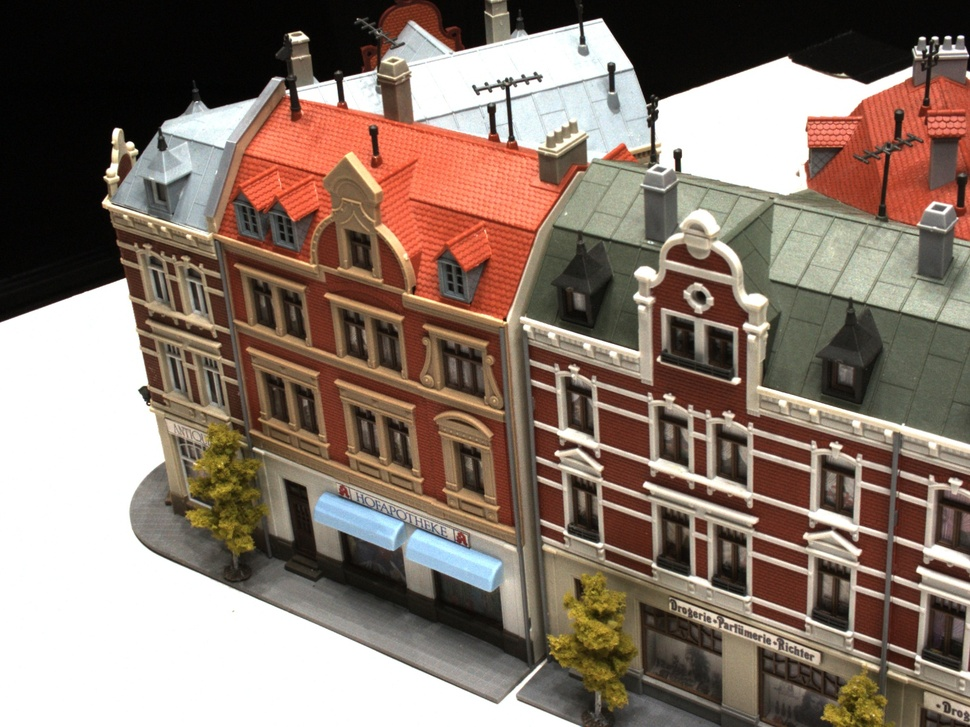
#> input picture pics/building1.jpg, 970 x 727 px, shrunk from 1600 x 1200 before the run
$ python two_view_matching.py
#> lines starting #> are read from the running program, lines starting #| are printed output that depends on the picture
import numpy as np
import cv2
import matplotlib.pyplot as plt
from tqdm import tqdm
from scipy.spatial.distance import cdist

def read_and_show(img_path1, img_path2, show=False):

#> called with img_path1 = './pics/building1.jpg', img_path2 = './pics/building2.jpg', show = False
    image1 = cv2.imread(img_path1)
#> image1 is the input picture: shape (727, 970, 3); mean B, G, R 107.7, 119.2, 136.5
    image2 = cv2.imread(img_path2)
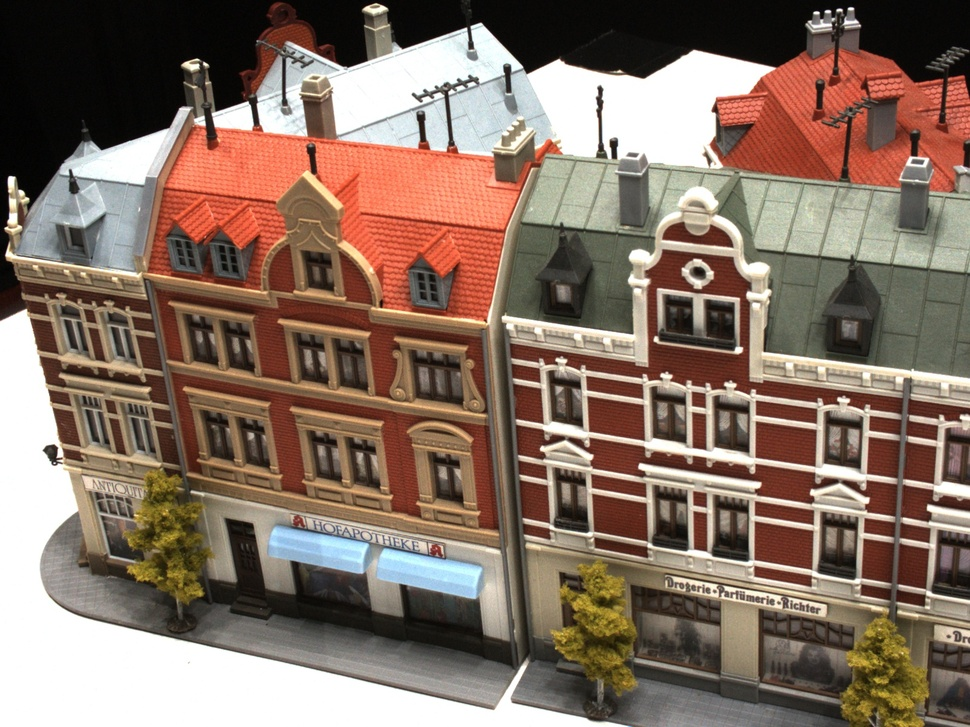
#> input picture pics/building2.jpg, 970 x 727 px, shrunk from 1600 x 1200 before the run
#> image2 is the input picture: shape (727, 970, 3); mean B, G, R 100.3, 113.7, 134.5
    image1 = cv2.cvtColor(image1, cv2.COLOR_BGR2GRAY)
#> image1: shape (727, 970)
    image2 = cv2.cvtColor(image2, cv2.COLOR_BGR2GRAY)
#> image2: shape (727, 970)
    print("两张图片的shape分别为：", image1.shape, " ", image2.shape, "\n")
#| 两张图片的shape分别为： (727, 970)   (727, 970)
    if show:
        figure, ax = plt.subplots(1, 2, figsize=(16, 8))
        ax[0].imshow(image1, cmap='gray')
        ax[1].imshow(image2, cmap='gray')
        plt.show()
        plt.clf()

    return (image1, image2)

def harris_conner(img, len_window, threshold):

#> called with len_window = 3, threshold = 10000000
    print("正在检测角点...\n")
    corners = []
    I_y, I_x = np.gradient(img)
    I_xx = np.power(I_x, 2)
    I_yy = np.power(I_y, 2)
    I_xy = np.multiply(I_x, I_y)
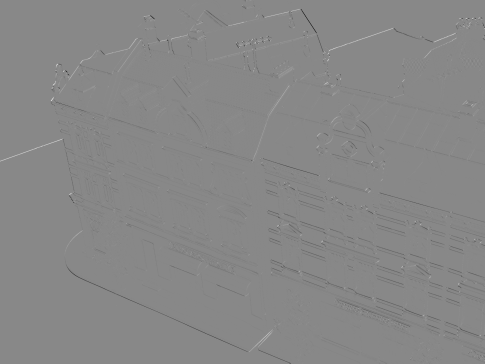
#> I_xy: shape (727, 970) float64 (shown at 1/2 size); min -11716, max 10221.2, mean -45.8; drawn with min black and max white
    bias = len_window//2

    for i in range(bias, img.shape[0]-bias):
        for j in range(bias, img.shape[1]-bias):
            lambda_1 = I_xx[i-bias : i+bias+1, j-bias : j+bias+1].sum()
            lambda_2 = I_yy[i-bias : i+bias+1, j-bias : j+bias+1].sum()
            lambda_3 = I_xy[i-bias : i+bias+1, j-bias : j+bias+1].sum()

            R = np.multiply(lambda_1, lambda_2) - 0.05 * np.power(lambda_1+lambda_2, 2) - np.power(lambda_3, 2)

            if R > threshold:
                corners.append([j, i])
#> after the loop, corners = 8884 pairs, first value 101 to 968, second value 1 to 723

    print("角点检测完毕\n")
    return corners

def show_corners(corners, img_name, show=False):

    img = cv2.imread("./pics/" + img_name + "1.jpg")
    img = cv2.cvtColor(img, cv2.COLOR_BGR2GRAY)

    for point in corners:
        cv2.circle(img, point, 5, (0, 255, 255), -1)
    plt.imshow(cv2.cvtColor(img, cv2.COLOR_GRAY2RGB))
    plt.savefig("./res/" + img_name + "_corners.png", dpi=300)
    if show:
        plt.show()
    plt.clf()


def feature_extraction(img1, img2):

    sift = cv2.SIFT_create()
    keypoints1, descriptors1 = sift.detectAndCompute(img1, None)
    keypoints2, descriptors2 = sift.detectAndCompute(img2, None)

    image_with_keypoints1 = cv2.drawKeypoints(img1, keypoints1, outImage=None)
    image_with_keypoints2 = cv2.drawKeypoints(img2, keypoints2, outImage=None)

    return (keypoints1, descriptors1), (keypoints2, descriptors2)


def brute_force_match(descriptors1, descriptors2, threshold=0.75):

    matches = []
    distance_matrix = cdist(descriptors1, descriptors2, "euclidean")
    # min_distance = np.min(distance_matrix, axis=1)
    sorted_distance_index = np.argsort(distance_matrix, axis=1)
    for i in range(len(sorted_distance_index)):
        best_match = distance_matrix[i][sorted_distance_index[i][0]]
        second_best_match = distance_matrix[i][sorted_distance_index[i][1]]
        if best_match < threshold * second_best_match:
            matches.append((i, sorted_distance_index[i][0]))
    print(np.array(matches).shape)

    return matches

def show_matching(matches, img_path1, img_path2, keypoints1, keypoints2, img_name):

    img1 = cv2.imread(img_path1)
    img2 = cv2.imread(img_path2)

    hstack_image = np.hstack((img1, img2))

    matched_points1 = np.array([keypoints1[i].pt for i, _ in matches[:200]])
    matched_points2 = np.array([keypoints2[j].pt for _, j in matches[:200]])
    matched_points2 += (img1.shape[1], 0)

    for pt1, pt2 in zip(matched_points1, matched_points2):
        pt1 = tuple(map(int, pt1))
        pt2 = tuple(map(int, pt2))
        cv2.line(hstack_image, pt1, pt2, (128, 0, 0))

    plt.imshow(cv2.cvtColor(hstack_image, cv2.COLOR_BGR2RGB))

    plt.savefig("./res/" + img_name + "_matching.png", dpi=300)
    plt.clf()
    # plt.show()


def cal_fundamental_mtx(pts1, pts2, method):
    if method == "FM_LMEDS":
        F, mask = cv2.findFundamentalMat(pts1, pts2, cv2.FM_LMEDS)
    elif method == "FM_8POINT":
        F, mask = cv2.findFundamentalMat(pts1, pts2, cv2.FM_8POINT)

    elif method == "8POINT":

        # 自己实现的normalized 8 POINT
        mean_pts1 = np.mean(pts1, axis=0)
        mean_pts2 = np.mean(pts2, axis=0)
        scale_pts1 = pts1 - mean_pts1
        scale_pts2 = pts2 - mean_pts2

        s_1 = 0
        s_2 = 0
        length = len(pts1)
        for i in range(length):
            s_1 += np.sqrt(scale_pts1[i,0]**2 + scale_pts1[i,1]**2)
            s_2 += np.sqrt(scale_pts1[i,0]**2 + scale_pts2[i,1]**2)

        s_1 = 1 / (len(pts1)*np.sqrt(2)) * s_1
        s_2 = 1 / (len(pts1)*np.sqrt(2)) * s_2

        for i in range(length):
            scale_pts1[i,:] = 1/s_1*scale_pts1[i,:]
            scale_pts2[i,:] = 1/s_1*scale_pts2[i,:]

        # T_1和T_1用于规范化F
        T_1 = np.array([
            [1/s_1, 0, 1/s_1*(-mean_pts1[0])],
            [0, 1/s_1, 1/s_1*(-mean_pts1[1])],
            [0,0,1]
        ])
        T_2 = np.array([
            [1/s_2, 0, 1/s_2*(-mean_pts2[0])],
            [0, 1/s_2, 1/s_2*(-mean_pts2[1])],
            [0,0,1]
        ])

        A = []
        for i in range(length):
            x1, y1 = scale_pts1[i]
            x2, y2 = scale_pts2[i]
            # A.append([x1 * x2, x1 * y2, x1, y1 * x2, y1 * y2, y1, x2, y2, 1])
            A.append([x1 * x2, y1 * x2, x2, x1 * y2, y1 * y2, y2, x1, y1, 1])
        A = np.array(A)

        U, S, Vt = np.linalg.svd(A)
        # F是A^TA中最小特征值对应的元素，Vt的行向量是A^TA的特征向量
        F = Vt[-1].reshape(3, 3)
        U, S, Vt = np.linalg.svd(F)
        # 使F的秩为2，将最小奇异值设置为0
        S[-1] = 0
        F = U @ np.diag(S) @ Vt
        # 规范化F
        F = np.transpose(T_2) @ F @ T_1
        # 标准化基础矩阵
        # F /= F[2, 2]
        mask = "nil"
    else:
        print("invalid method!")
        assert(0)

    print("基础矩阵为", F, "\n")
    return F, mask

# 计算极线
def compute_epilines(F, points):

        # 构造齐次坐标，将每个点扩展为 [x, y, 1]
        points_homogeneous = np.hstack((points, np.ones((points.shape[0], 1))))

        # 计算极线
        epilines = np.dot(F, points_homogeneous.T)

        # 规范化极线
        norm = np.sqrt(epilines[0] ** 2 + epilines[1] ** 2)
        epilines /= norm

        return epilines.T

def show_epipolar_lines(img1, img2, lines, pts1, pts2):

    r, c = img1.shape
    img1 = cv2.cvtColor(img1, cv2.COLOR_GRAY2BGR)
    img2 = cv2.cvtColor(img2, cv2.COLOR_GRAY2BGR)

    for r, pt1, pt2 in zip(lines, pts1, pts2):

        color = tuple(np.random.randint(0, 255, 3).tolist())

        x0, y0 = map(int, [0, -r[2] / r[1] ])
        x1, y1 = map(int, [c, -(r[2] + r[0] * c) / r[1] ])

        img1 = cv2.line(img1, (x0, y0), (x1, y1), color, 1)
        img1 = cv2.circle(img1, tuple(pt1), 5, color, -1)
        img2 = cv2.circle(img2, tuple(pt2), 5, color, -1)
    return img1, img2


if __name__ == "__main__":

    img_name = "building"
    img_path1 = "./pics/" + img_name + "1.jpg"
    img_path2 = "./pics/" + img_name + "2.jpg"
    method = "FM_LMEDS" # 计算fundamental matrix的方法

    (image1, image2) = read_and_show(img_path1, img_path2, show=False)

    corners = harris_conner(image1, len_window=3, threshold=10000000)
    show_corners(corners, img_name, show=False)
#> the loop in show_corners, `for point in corners:` made 8884 passes
#> point on passes 1 to 3: [491, 1], [492, 1], [491, 2]
#> after the loop in show_corners, `for point in corners:`:
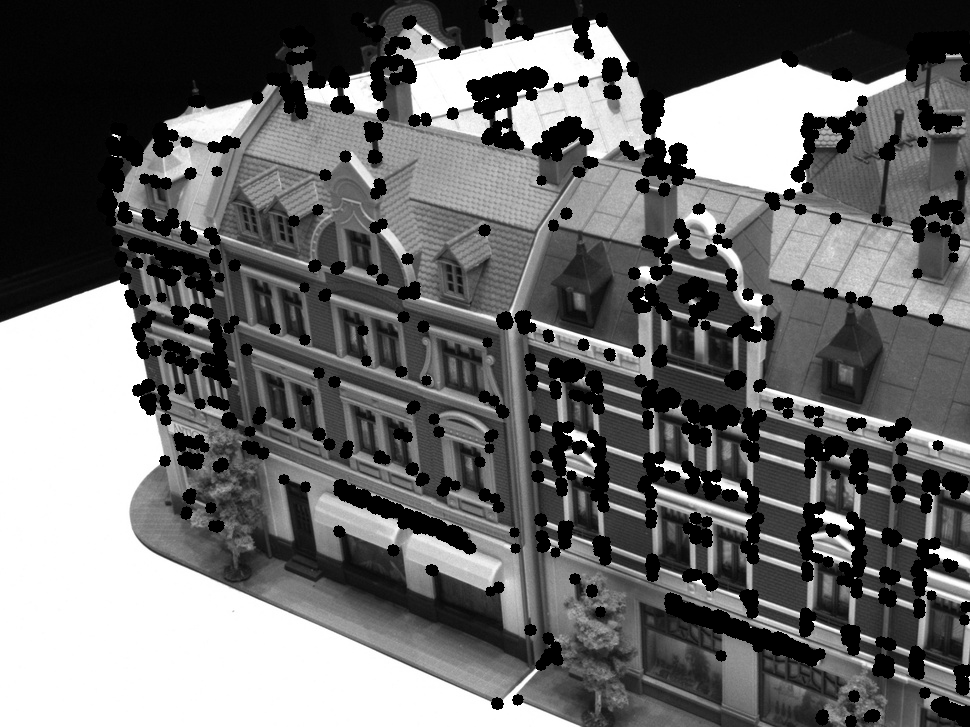
#> img: shape (727, 970); min 0, max 255, mean 106

    print("开始进行特征提取...\n")
    (keypoints1, descriptors1), (keypoints2, descriptors2) = feature_extraction(image1, image2)
#> in feature_extraction, `keypoints1, descriptors1 = sift.detectAndCompute(img1, None)`: keypoints1 = 4982 keypoints; strongest (x, y, size): (935, 38, 3.5), (677, 155, 6.6), (116, 133, 7.1), (948, 38, 3.5)
#> in feature_extraction, `keypoints2, descriptors2 = sift.detectAndCompute(img2, None)`: keypoints2 = 5906 keypoints; strongest (x, y, size): (11, 181, 6.4), (839, 10, 3.2), (816, 13, 3.3), (614, 144, 6.1)
    print("特征提取完成\n")

    print("开始进行特征匹配...\n")
    matches = brute_force_match(descriptors1, descriptors2, threshold=0.75)
#> in brute_force_match, `sorted_distance_index = np.argsort(distance_matrix, axis=1)`:
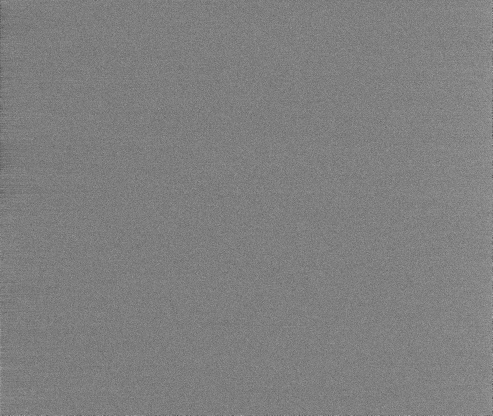
#> sorted_distance_index: shape (4982, 5906) int64 (shown at 1/12 size); min 0, max 5905, mean 2952.5; drawn with min black and max white
#> the loop in brute_force_match, `for i in range(len(sorted_distance_index)):` made 4982 passes
#> (best_match, second_best_match) on passes 1 to 3: (266.7, 284.9), (187.6, 188.4), (143.6, 258.9)
#> after the loop in brute_force_match, `for i in range(len(sorted_distance_index)):`: matches = 1180 pairs, first value 2 to 4974, second value 1 to 5887
#| (1180, 2)
    print("特征匹配完成\n")

    show_matching(matches, img_path1, img_path2, keypoints1, keypoints2, img_name=img_name)
#> in show_matching, `matched_points1 = np.array([keypoints1[i].pt for i, _ in matches[:200]])`: matched_points1 = 200 pairs, first value 104.6 to 259, second value 91.88 to 584.3
#> in show_matching, `matched_points2 = np.array([keypoints2[j].pt for _, j in matches[:200]])`: matched_points2 = 200 pairs, first value 5.92 to 647.8, second value 123.3 to 660.3
#> in show_matching, `matched_points2 += (img1.shape[1], 0)`: matched_points2 = 200 pairs, first value 975.9 to 1617.8, second value 123.3 to 660.3
#> the loop in show_matching, `for pt1, pt2 in zip(matched_points1, matched_points2):` made 200 passes
#> (pt1, pt2) on passes 1 to 3: ((104, 173), (975, 224)), ((104, 177), (976, 228)), ((104, 177), (976, 228))
#> after the loop in show_matching, `for pt1, pt2 in zip(matched_points1, matched_points2):`:
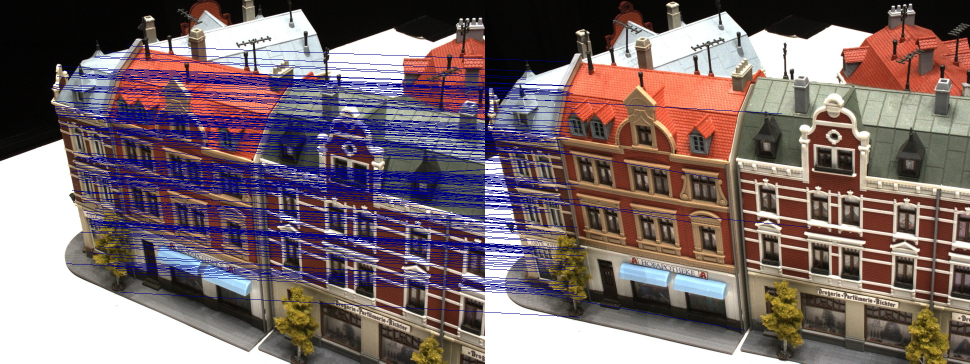
#> hstack_image: shape (727, 1940, 3) (shown at 1/2 size); mean B, G, R 107.4, 105.6, 122

    matched_pts1 = np.int32([keypoints1[i].pt for i, _ in matches])
#> matched_pts1 = 1180 pairs, first value 104 to 965, second value 17 to 721
    matched_pts2 = np.int32([keypoints2[j].pt for _, j in matches])
#> matched_pts2 = 1180 pairs, first value 5 to 964, second value 9 to 705

    # 根据匹配结果计算fundamental matrix
    print("开始进行fundamental matrix和epipolar lines的计算...\n")
    F, mask = cal_fundamental_mtx(matched_pts1, matched_pts2, method)
#> in cal_fundamental_mtx, `F, mask = cv2.findFundamentalMat(pts1, pts2, cv2.FM_LMEDS)`: F = [[-3.16e-06, 2.26e-05, -0.00613], [-3.14e-05, 1.76e-06, -0.0312], [0.0058, 0.0352, 1]]; mask = 1180 values, max 1 at index 0, min 0 at index 14, mean 0.742
#| 基础矩阵为 [[-3.15710861e-06  2.25738603e-05 -6.12515316e-03]
#|  [-3.14338130e-05  1.75827715e-06 -3.11801329e-02]
#|  [ 5.79552878e-03  3.52055838e-02  1.00000000e+00]]

    if method == "FM_LMEDS" or method == "FM_8POINT":
        matched_pts1 = matched_pts1[mask.ravel() == 1]
#> matched_pts1 = 875 pairs, first value 104 to 961, second value 48 to 714
        matched_pts2 = matched_pts2[mask.ravel() == 1]
#> matched_pts2 = 875 pairs, first value 5 to 964, second value 40 to 668
        pass

    # linesLeft = cv2.computeCorrespondEpilines(matched_pts2.reshape(-1, 1, 2), 2, F)
    # linesRight = cv2.computeCorrespondEpilines(matched_pts1.reshape(-1, 1, 2), 1, F)

    # 计算第一张图像中的特征点的极线
    linesRight = compute_epilines(F, matched_pts1)
#> in compute_epilines, `points_homogeneous = np.hstack((points, np.ones((points.shape[0], 1))))`: points_homogeneous = 875 rows, first 8: [104, 173, 1], [104, 177, 1], [104, 177, 1], [106, 202, 1], [106, 212, 1], [109, 219, 1], [110, 224, 1], [111, 216, 1]
#> in compute_epilines, `norm = np.sqrt(epilines[0] ** 2 + epilines[1] ** 2)`: norm = 875 values, max 0.0615 at index 874, min 0.0342 at index 4, mean 0.0469
#> linesRight = 875 rows, first 8: [-0.0744, -0.997, 224.7], [-0.0718, -0.997, 228.9], [-0.0718, -0.997, 228.9], [-0.0555, -0.998, 255.1], [-0.049, -0.999, 265.6], [-0.0445, -0.999, 272.7], [-0.0413, -0.999, 277.9], [-0.0466, -0.999, 269.4]

    # 计算第二张图像中的特征点的极线
    linesLeft = compute_epilines(F.T, matched_pts2)
#> in compute_epilines (call 2), `points_homogeneous = np.hstack((points, np.ones((points.shape[0], 1))))`: points_homogeneous = 875 rows, first 8: [5, 224, 1], [6, 228, 1], [6, 228, 1], [9, 254, 1], [9, 265, 1], [13, 272, 1], [15, 277, 1], [15, 270, 1]
#> linesLeft = 875 rows, first 8: [-0.0353, 0.999, -168.3], [-0.0389, 0.999, -171.8], [-0.0389, 0.999, -171.8], [-0.0617, 0.998, -194.2], [-0.0713, 0.997, -203.5], [-0.0775, 0.997, -209.5], [-0.0818, 0.997, -213.8], [-0.0758, 0.997, -207.9]

    linesRight = linesRight.reshape(-1, 3)
    linesLeft = linesLeft.reshape(-1, 3)

    img5, img6 = show_epipolar_lines(image1, image2, linesLeft, matched_pts1, matched_pts2)
#> the loop in show_epipolar_lines, `for r, pt1, pt2 in zip(lines, pts1, pts2): ` made 875 passes
#> (r, pt1, pt2, color, y0, y1) on passes 1 to 3: ([-0.0353, 0.999, -168.3], [104, 173], [5, 224], (172, 47, 117), 168, 202), ([-0.0389, 0.999, -171.8], [104, 177], [6, 228], (192, 67, 251), 171, 209), ([-0.0389, 0.999, -171.8], [104, 177], [6, 228], (195, 103, 9), 171, 209)
#> after the loop in show_epipolar_lines, `for r, pt1, pt2 in zip(lines, pts1, pts2):`:
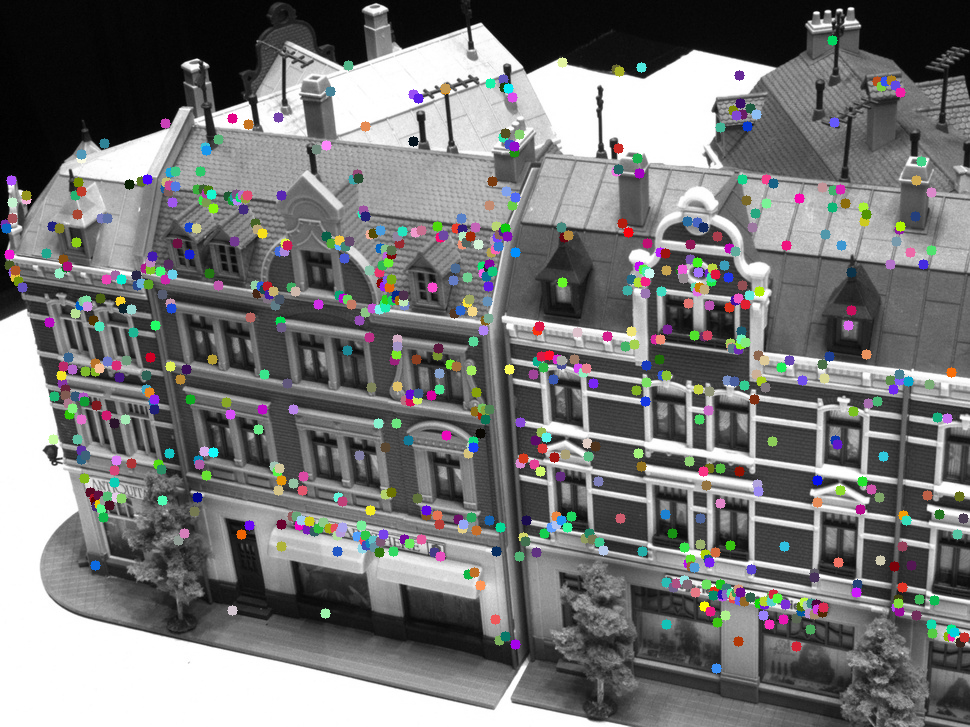
#> img2: shape (727, 970, 3); mean B, G, R 118.7, 118.8, 118.7
    img3, img4 = show_epipolar_lines(image2, image1, linesRight, matched_pts2, matched_pts1)
#> the loop in show_epipolar_lines (call 2), `for r, pt1, pt2 in zip(lines, pts1, pts2): ` made 875 passes
#> (r, pt1, pt2) on passes 12 to 14: ([-0.0875, -0.996, 203.5], [12, 202], [114, 153]), ([-0.101, -0.995, 181.7], [11, 180], [116, 132]), ([-0.0352, -0.999, 287.7], [22, 287], [117, 234])
#> after the loop in show_epipolar_lines (call 2), `for r, pt1, pt2 in zip(lines, pts1, pts2):`:
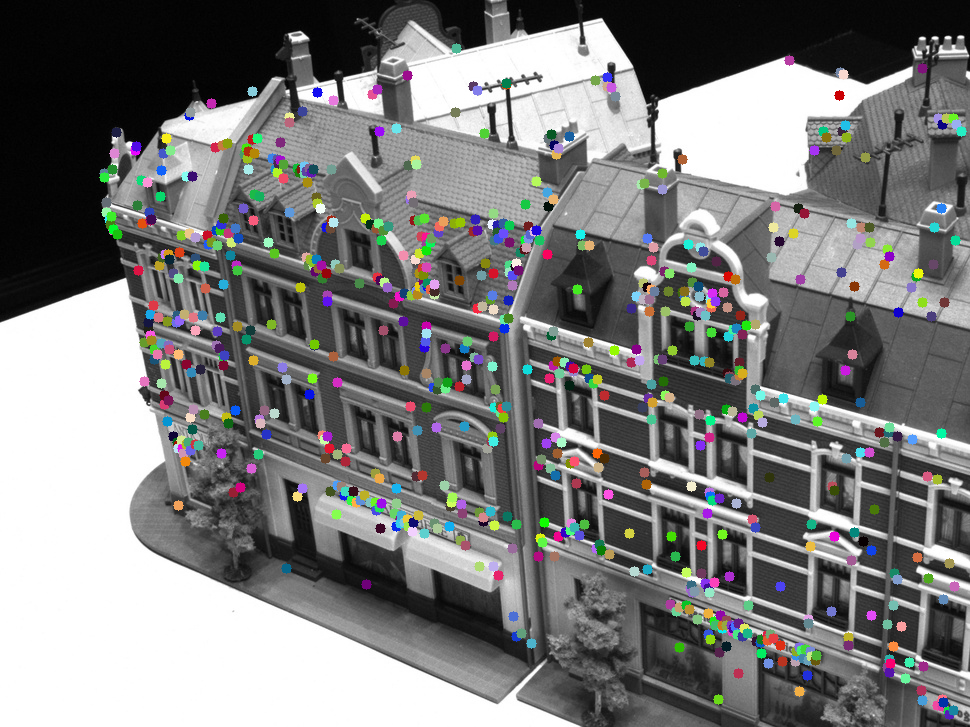
#> img2: shape (727, 970, 3); mean B, G, R 123.7, 124.1, 123.8

    plt.subplot(221), plt.imshow(img5)
    plt.subplot(222), plt.imshow(img6)
    plt.subplot(223), plt.imshow(img3)
    plt.subplot(224), plt.imshow(img4)
    plt.savefig("./res/" + img_name + "_epipolar_lines_" + method + ".png", dpi=300)
    # plt.show()
    print("计算完毕，结果保存在res目录下")
